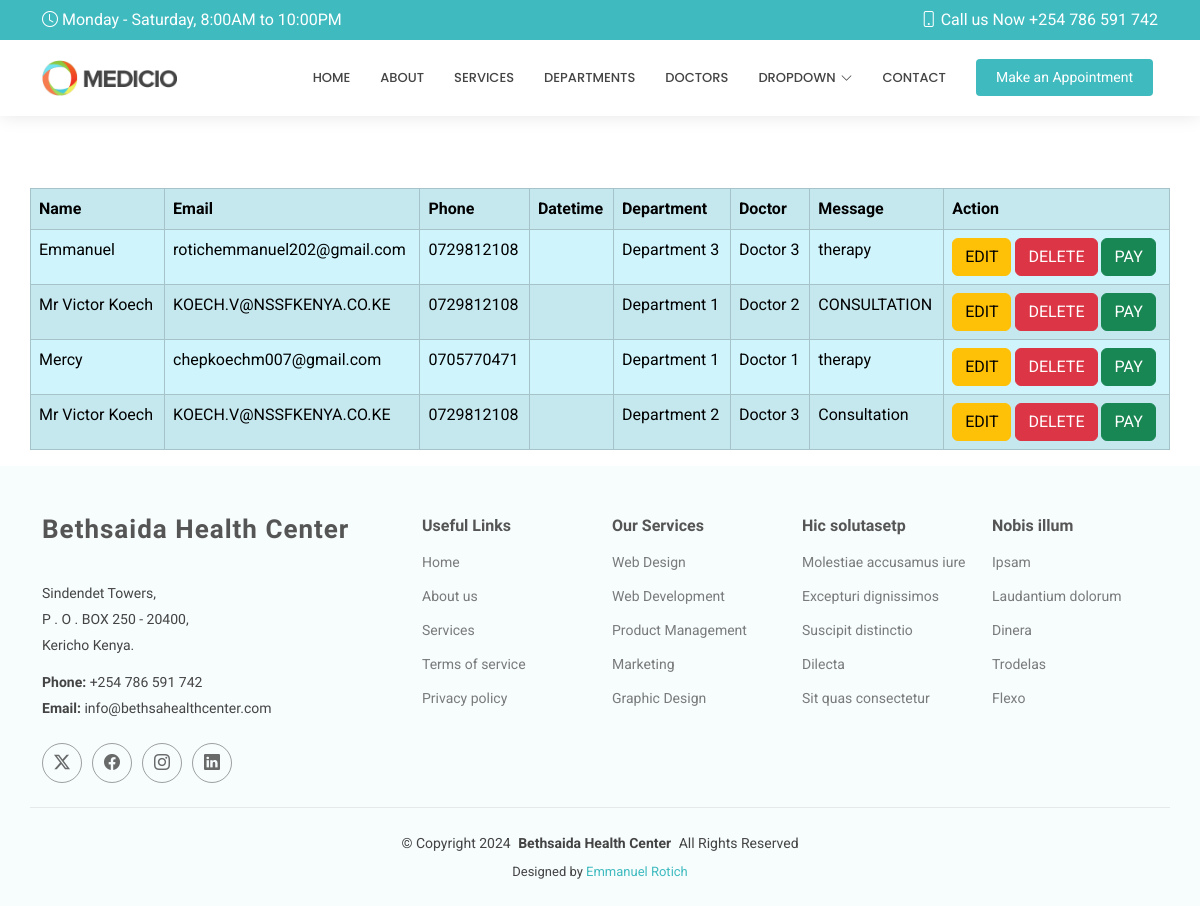
Page /show/ on the committed database.
### myapp/models.py (models this page shows, shortened)
class Appointment(models.Model):
    name = models.CharField(max_length=20)
    email = models.EmailField()
    phone = models.CharField(max_length=20)
    date = models.DateTimeField()
    department = models.CharField(max_length=20)
    doctor = models.CharField(max_length=20)
    message = models.TextField()

### myapp/views.py (the view)
# urls.py: path('show/', views.show, name='show'),
def show(request):
    allappointments=Appointment.objects.all()
    return render(request, 'show.html', {'appointment':allappointments})

### templates/show.html
{% extends 'starter-page.html' %}
{% load static %}
{% block body %}
    <br><br><br>
    <div class="table-responsive-sm table-responsive-md table-responsive-lg table-responsive-xl">
    <table class="table table-info table-bordered table-striped container">
    <tr>
        <th>Name</th>
        <th>Email</th>
        <th>Phone</th>
        <th>Datetime</th>
        <th>Department</th>
        <th>Doctor</th>
        <th>Message</th>
        <th>Action</th>
    </tr>
    {% for x in appointment %}
        <tr>
            <td>{{ x.name }}</td>
            <td>{{ x.email }}</td>
            <td>{{ x.phone }}</td>
            <td>{{ x.datetime }}</td>
            <td>{{ x.department }}</td>
            <td>{{ x.doctor }}</td>
            <td>{{ x.message }}</td>
            <td>
                <a href="" class="btn btn-warning">EDIT</a>
                <a href="/delete/{{ x.id }}" class="btn btn-danger">DELETE</a>
                <a href="" class="btn btn-success">PAY</a>
            </td>
        </tr>
    {% endfor %}
    </table>
    </div>
{% endblock %}

### static/assets/css/main.css (style rules this page uses)
:root { --default-font: "Roboto", system-ui, -apple-system, "Segoe UI", Roboto, "Helvetica Neue", Arial, "Noto Sans", "Liberation Sans", sans-serif, "Apple Color Emoji", "Segoe UI Emoji", "Segoe UI Symbol", "Noto Color Emoji"; --heading-font: "Raleway", sans-serif; --nav-font: "Poppins", sans-serif; }
:root { --background-color: #ffffff; --default-color: #444444; --heading-color: #555555; --accent-color: #3fbbc0; --surface-color: #ffffff; --contrast-color: #ffffff; }
:root { --nav-color: #444444; --nav-hover-color: #3fbbc0; --nav-mobile-background-color: #ffffff; --nav-dropdown-background-color: #ffffff; --nav-dropdown-color: #444444; --nav-dropdown-hover-color: #3fbbc0; }
:root { scroll-behavior: smooth; }
body { color: var(--default-color); background-color: var(--background-color); font-family: var(--default-font); }
a { color: var(--accent-color); text-decoration: none; transition: 0.3s; }

### rows in the picture
Appointment: name "Emmanuel", email "rotichemmanuel202@gmail.com", phone "0729812108", department "Department 3", doctor "Doctor 3", message "therapy"
Appointment: name "Mr Victor Koech", email "KOECH.V@NSSFKENYA.CO.KE", phone "0729812108", department "Department 1", doctor "Doctor 2", message "CONSULTATION"
Appointment: name "Mercy", email "chepkoechm007@gmail.com", phone "0705770471", department "Department 1", doctor "Doctor 1", message "therapy"
Appointment: name "Mr Victor Koech", email "KOECH.V@NSSFKENYA.CO.KE", phone "0729812108", department "Department 2", doctor "Doctor 3", message "Consultation"
